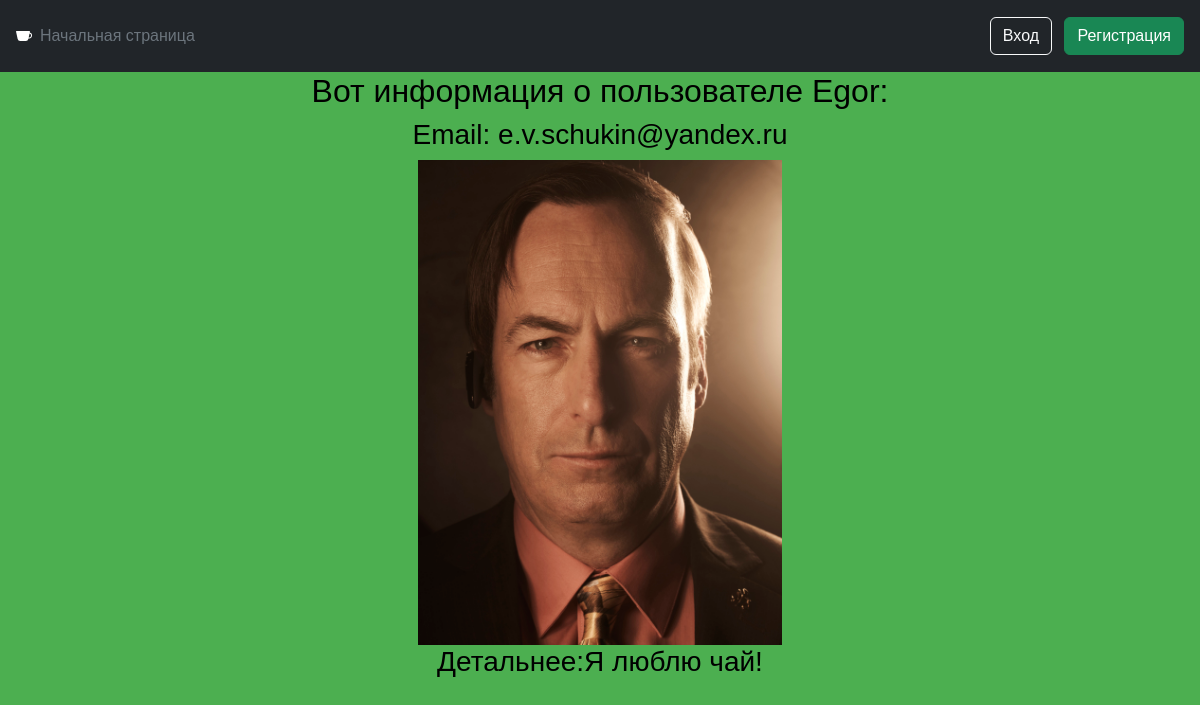
Before: /user/detail/1 with the older database file.
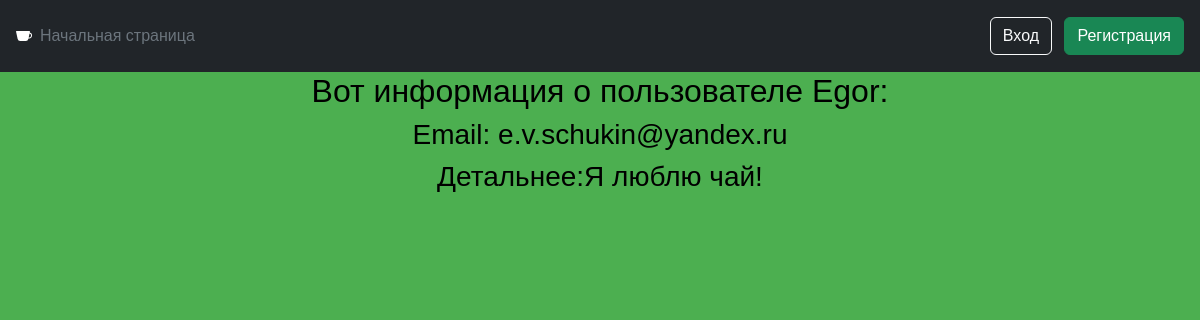
After: the same page with the newer database file.
### user/models.py (models this page shows, shortened)
class MyUser(AbstractUser):
    avatar = models.ImageField(
        upload_to=avatar_image_path,
        null=True,
        blank=True,
        verbose_name="Аватарка",
    )
    detail = models.TextField(
        null=True,
        max_length=550,
        verbose_name="детали",
        help_text="расскажите о себе детальнее",
    )
    class Meta:
        verbose_name = "пользователь"
        verbose_name_plural = "пользователи"
        default_related_name = "user"

### user/views.py (the view)
# urls.py: path("detail/<int:pk>", AboutView.as_view(), name="detail"),
class AboutView(DetailView):
    template_name = "user/detail.html"
    context_object_name = "user"
    model = MyUser

### templates/user/detail.html (shortened to what this page needs)
{% extends 'base.html' %}
{% block content %}
    <div class ="container">
        <h2 align="center">Вот информация о пользователе {{ user.username }}:</h2>
        <div class="container d-flex align-items-center justify-content-center">
            <h3>Email: {{ user.email }}</h3>
        </div>
        {% if user.avatar %}
            <div class="container d-flex align-items-center justify-content-center">
                <div class="col-md-4 px-0">
                    <img src="{{ user.avatar.url }}" class="img-fluid">
                </div>
            </div>
        {% endif %}
        <div class="container d-flex align-items-center justify-content-center">
            <h3>Детальнее:</h3>
            {% if user.detail %}
                <h3> {{ user.detail }}</h3>
            {% else %}
                <h3> Мы пока не знаем...</h3>
            {% endif %}
        </div>
    </div>
{% endblock %}

### templates/base.html (shortened to what this page needs)
{% load static %}
<!DOCTYPE html>
<html lang="ru-RU">
<head>
    <link href="https://cdn.jsdelivr.net/npm/bootstrap@5.3.3/dist/css/bootstrap.min.css" rel="stylesheet"
>
    <link href="https://cdn.jsdelivr.net/npm/bootstrap-avatar@latest/dist/avatar.min.css" rel="stylesheet">
    <link rel="stylesheet" type="text/css" href="{% static "css/styles.css" %}">
</head>
<body>
<header class="p-3 bg-dark text-white">
    <div class="d-flex flex-wrap align-items-center justify-content-center justify-content-lg-start">
        <a href="/" class="d-flex align-items-center mb-2 mb-lg-0 text-white text-decoration-none">
        </a>
        <ul class="nav col-10 col-lg-auto me-lg-auto mb-2 justify-content-center mb-md-0">
            <li><a href="/" class="nav-link px-2 text-secondary">Начальная страница</a></li>
        </ul>
        {% if not request.user.is_authenticated %}
            <div class="text-end">
                <a href="{% url 'user:login' %}" class="btn btn-outline-light me-2">Вход</a>
                <a href="{% url 'user:signup' %}" class="btn btn-success">Регистрация</a>
            </div>
        {% endif %}
    </div>
</header>
{% block content %}{% endblock %}
</body>
</html>

### static/css/styles.css (style rules this page uses)
body { background-color: #4CAF50; color: black; font-family: Arial, sans-serif; }
h1, h2, h3, h4, h5, h6 { color: black; }
a { color: #ffeb3b; text-decoration: none; }

Changed rows visible on the page:
changed MyUser "Egor": avatar: picture removed
